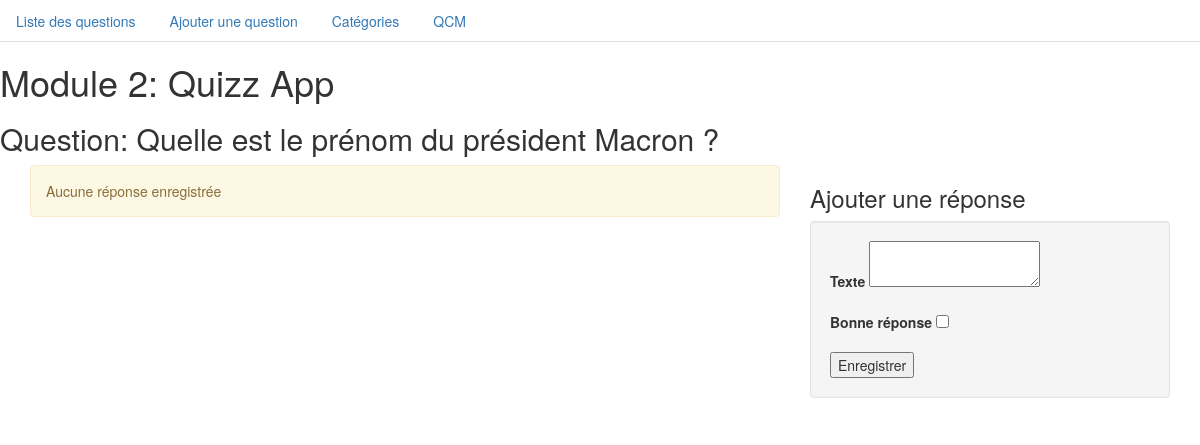
/?route=answer/manage&id_question=8, run on an earlier commit of the app's database.
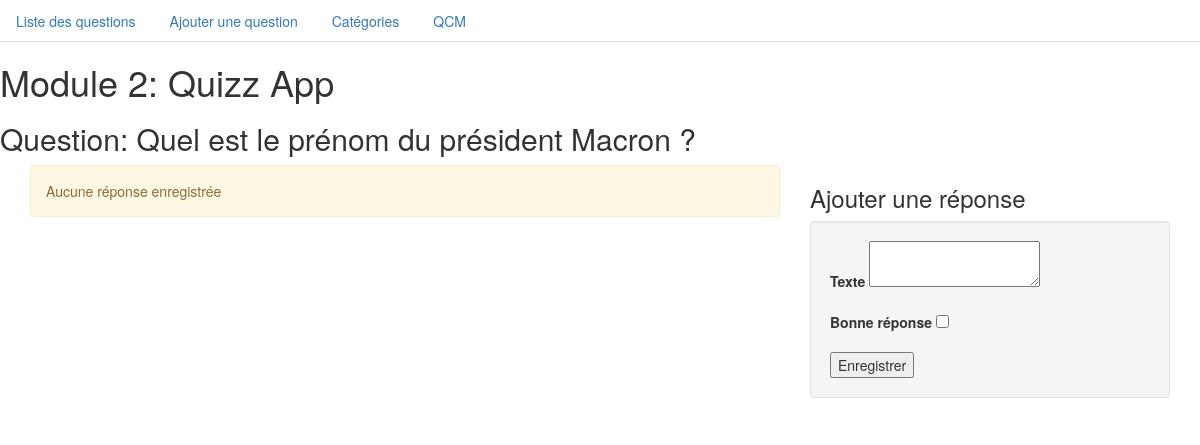
And on a later commit of the database.
### tables this page shows
CREATE TABLE `question` (
  `id` int(11) NOT NULL,
  `title` varchar(255) NOT NULL,
  `category` int(11) NOT NULL,
  `level` tinyint(4) NOT NULL
);

### answer/manage.php (the view, shortened to what this page needs)
<?php
if (isset($_GET['id_question'])) {
  $id_question = $_GET['id_question'];
  $query = $db->prepare(
    ' SELECT title
      FROM question
      WHERE id = :id_question
    ');
  $query->execute(array(
    ':id_question' => intval($id_question)
  ));
  $title = $query->fetch(PDO::FETCH_OBJ)->title;
  $query2 = $db->prepare(
    ' SELECT id, body, correct
      FROM answer
      WHERE id_question = :id_question
    ');
  $query2->execute(array(
    ':id_question' => $id_question
  ));
  $answers = $query2->fetchAll(PDO::FETCH_OBJ);
}
?>
<h2>Question: <?=$title ?></h2>
<div class="container">
  <div class="row">
    <div class="col-md-8">
      <?php if(sizeof($answers) == 0): ?>
        <p class="alert alert-warning">Aucune réponse enregistrée</p>
      <?php endif ?>
    </div>
    <div class="col-md-4">
      <?php if(!isset($_GET['edit'])) : ?>
      <h3>Ajouter une réponse</h3>
      <form method="POST" class="well">
        <div class="form-group">
          <label for="body">Texte</label>
          <textarea name="body" required></textarea>
        </div>
        <div class="form-group">
          <label for="correct">Bonne réponse</label>
          <input type="checkbox" name="correct"/>
        </div>
        <input type="submit" name="insert" value="Enregistrer">
      </form>
    <?php endif ?>
    </div>
  </div>
</div>

What changed in the data, as far as the page shows it:
changed question: title "Quelle est le prénom du président Macron ?" → "Quel est le prénom du président Macron ?"
